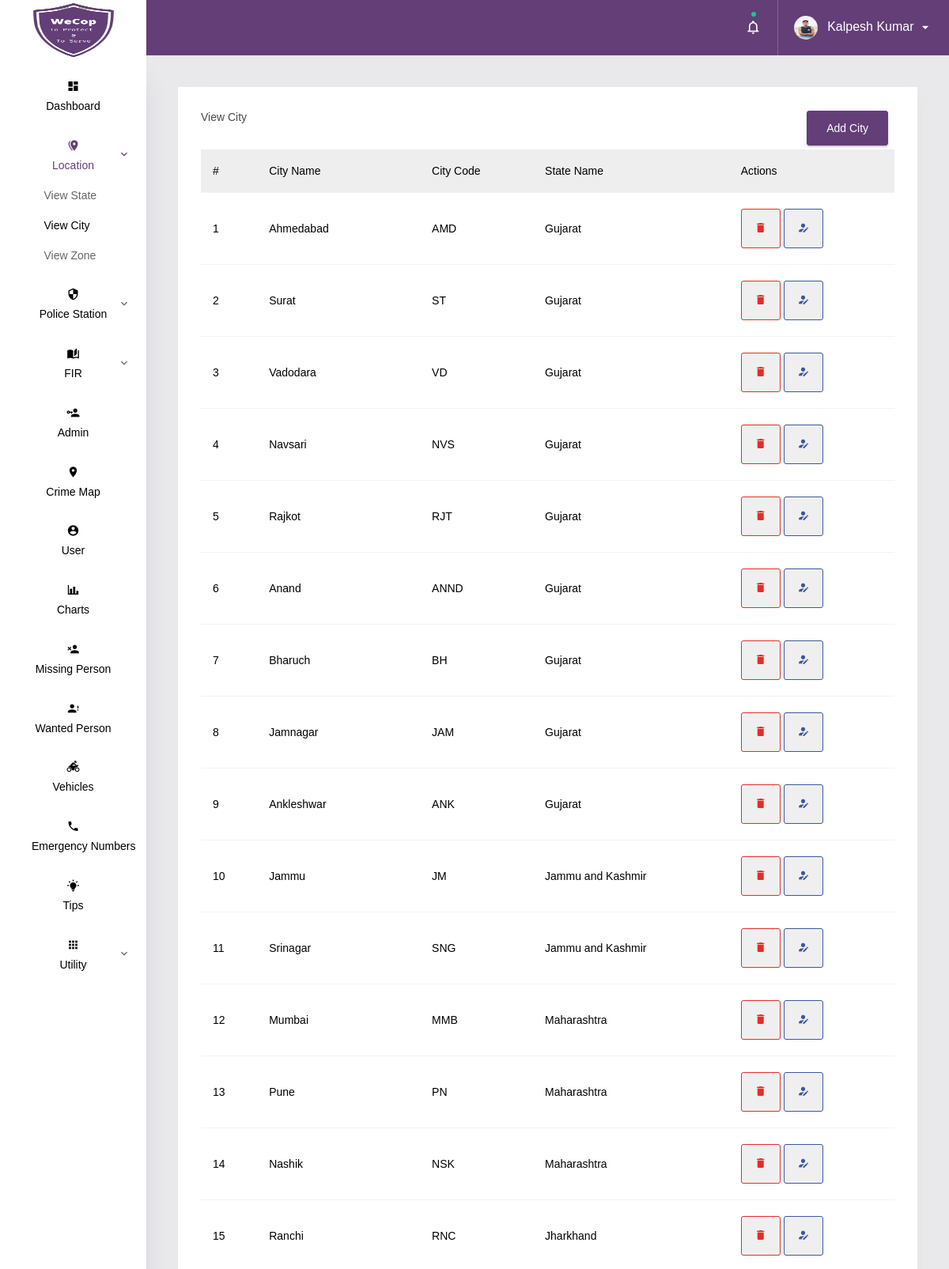
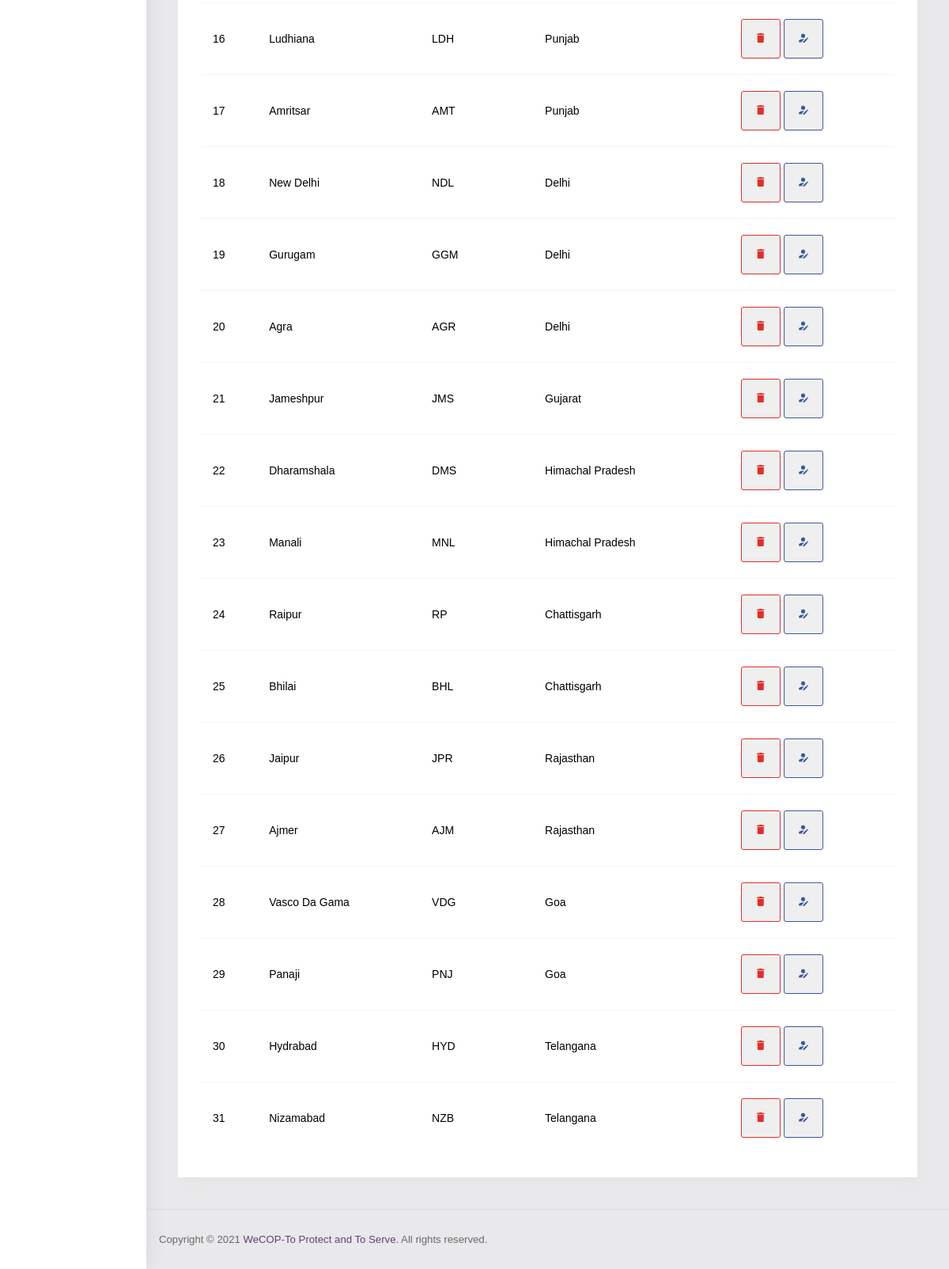
The page /admin/viewCity.php (signed in) on the database its author committed (2 pictures, top to bottom).
### tables this page shows
CREATE TABLE `tbl_city` (
  `city_id` int(11) NOT NULL,
  `city_name` varchar(30) NOT NULL,
  `city_code` varchar(5) NOT NULL,
  `state_id` int(11) DEFAULT NULL
);

CREATE TABLE `tbl_state` (
  `state_id` int(11) NOT NULL,
  `state_name` varchar(30) NOT NULL,
  `state_code` varchar(5) NOT NULL
);

### admin/enc.php (called while the page is built)
<?php
function my_simple_crypt( $string, $action = 'e' ) {
$secret_key = 'my_simple_secret_key';
$secret_iv = 'my_simple_secret_iv';
$output = false;
$encrypt_method = "AES-256-CBC";
$key = hash( 'sha256', $secret_key );
$iv = substr( hash( 'sha256', $secret_iv ), 0, 16 );
if( $action == 'e' ) {
$output = base64_encode( openssl_encrypt( $string, $encrypt_method, $key, 0, $iv ) );
}
else if( $action == 'd' ){
$output = openssl_decrypt( base64_decode( $string ), $encrypt_method, $key, 0, $iv );
}
return $output;
}
?>

### admin/viewCity.php (the view, shortened to what this page needs)
<?php include'connection.php'; ?>
<?php include 'enc.php'; ?>
<!DOCTYPE html>
<html lang="en">
<head>
  <link rel="stylesheet" href="css/materialdesignicons.min.css">
  <link rel="stylesheet" href="css/vendor.bundle.base.css">
  <link rel="stylesheet" href="css/vendor.bundle.addons.css">
  <link rel="stylesheet" href="css/style.css">
</head>
<body class="sidebar-mini">
  <div class="container-scroller">
    <?php include 'header.php'; ?>
    <div class="container-fluid page-body-wrapper">
      <?php include 'navbar.php'; ?>
      <div class="main-panel">
        <div class="content-wrapper">
          <div class="card">
            <div class="card-body">
              <div class="row">
                <div class="col-sm">
                  <h4 class="card-title">View City</h4>
                </div>
                <div class="col-sm">
                  <button type="submit" name="btnAddCity" class="btn btn-primary mr-2 float-right" onclick="document.location.href='addCity.php';">Add City</button>
                </div>
              </div>
              <div class="row">
                <div class="col-12">
                  <div class="table-responsive">
                    <table id="order-listing" class="table">
                      <thead>
                        <tr>
                            <th>#</th>
                            <th>City Name</th>
                            <th>City Code</th>
                            <th>State Name</th>
                            <th>Actions</th>
                        </tr>
                      </thead>
                       <tbody>
                        <?php
                          $count=1;
                           $result=mysqli_query($conn,"select c.*,s.state_name from tbl_city as c left join tbl_state as s on c.state_id=s.state_id") or die(mysqli_error($conn));
                          while($row=mysqli_fetch_assoc($result))
                          {
                        ?>
                        <tr>
                            <td><?php echo $count; $count++; ?></td>
                            <td><?php echo $row["city_name"]; ?></td>
                            <td><?php echo $row["city_code"]; ?></td>
                            <td><?php echo $row["state_name"]; ?></td>
                            <td>
                              <button class="btn btn-social-icon btn-outline-youtube" onclick="showpopup(<?php echo $row["city_id"]; ?>);"><i class="mdi mdi-delete"></i></button>
                              <button class="btn btn-social-icon btn-outline-facebook" onclick="document.location.href='updatecity.php?updateid=<?php echo my_simple_crypt($row["city_id"],'e'); ?>';"><i class="mdi mdi-account-edit"></i></button>
                            </td>
                        </tr>
                        <?php } ?>
                      </tbody>
                    </table>
                  </div>
                </div>
              </div>
            </div>
          </div>
        </div>
        <?php include'footer.php';?>
      </div>
    </div>
  </div>
</body>
</html>

### admin/header.php (shortened to what this page needs)
<nav class="navbar col-lg-12 col-12 p-0 fixed-top d-flex flex-row">
      <div class="text-center navbar-brand-wrapper d-flex align-items-center justify-content-center">
        <a class="navbar-brand brand-logo" href="dashboard.php"><img src="images/wecop.png" alt="logo"/></a>
      </div>
      <div class="navbar-menu-wrapper d-flex align-items-center justify-content-end justify-content-lg-start">
        <ul class="navbar-nav navbar-nav-right">
          <li class="nav-item dropdown">
            <a class="nav-link count-indicator dropdown-toggle" id="notificationDropdown" href="#" data-toggle="dropdown">
              <i class="mdi mdi-bell-outline mx-0"></i>
              <span class="count"></span>
            </a>
          </li>
          <li class="nav-item nav-profile dropdown">
            <a class="nav-link dropdown-toggle" href="#" data-toggle="dropdown" id="profileDropdown">
              <img src="uploads/admin/<?php echo $_SESSION["profilephoto"]; ?>" alt="profile"/>
              <span class="nav-profile-name"><?php echo $_SESSION["name"]; ?></span>
            </a>
          </li>
        </ul>
      </div>
    </nav>

### admin/navbar.php (shortened to what this page needs)
<nav class="sidebar sidebar-offcanvas" id="sidebar">
  <ul class="nav">
    <li class="nav-item">
      <a class="nav-link" href="dashboard.php">
        <i class="mdi mdi-view-dashboard menu-icon"></i>
        <span class="menu-title">Dashboard</span>
      </a>
    </li>
    <li class="nav-item">
      <a class="nav-link" data-toggle="collapse" href="#ui-basic" aria-expanded="false" aria-controls="ui-basic">
        <i class="mdi mdi-map-marker-multiple menu-icon"></i>
        <span class="menu-title">Location</span>
        <i class="menu-arrow"></i>
      </a>
      <div class="collapse" id="ui-basic">
        <ul class="nav flex-column sub-menu">
          <li class="nav-item"> <a class="nav-link" href="viewState.php">View State</a></li>
          <li class="nav-item"> <a class="nav-link" href="viewCity.php">View City</a></li>
          <li class="nav-item"> <a class="nav-link" href="viewZone.php">View Zone</a></li>
        </ul>
      </div>
    </li>
    <li class="nav-item">
      <a class="nav-link" data-toggle="collapse" href="#ui-advanced" aria-expanded="false" aria-controls="ui-advanced">
        <i class="mdi mdi-security menu-icon"></i>
        <span class="menu-title">Police Station</span>
        <i class="menu-arrow"></i>
      </a>
    </li>
    <li class="nav-item">
            <a class="nav-link" data-toggle="collapse" href="#fir" aria-expanded="false" aria-controls="editors">
              <i class="mdi mdi-book-open-page-variant menu-icon"></i>
              <span class="menu-title">FIR</span>
              <i class="menu-arrow"></i>
            </a>
    </li>
    <li class="nav-item">
      <a class="nav-link" href="viewadmin.php">
        <i class="mdi mdi-account-key menu-icon"></i>
        <span class="menu-title">Admin</span>
      </a>
    </li>
    <li class="nav-item">
      <a class="nav-link" href="crimemap.php">
        <i class="mdi mdi-map-marker menu-icon"></i>
        <span class="menu-title">Crime Map</span>
      </a>
    </li>
    <li class="nav-item">
      <a class="nav-link" href="viewuser.php">
        <i class="mdi mdi-account-circle menu-icon"></i>
        <span class="menu-title">User</span>
      </a>
    </li>
    <li class="nav-item">
      <a class="nav-link" href="charts.php">
        <i class="mdi mdi-chart-bar menu-icon"></i>
        <span class="menu-title">Charts</span>
      </a>
    </li>
    <li class="nav-item">
      <a class="nav-link" href="viewmissingperson.php">
        <i class="mdi mdi-account-remove menu-icon"></i>
        <span class="menu-title">Missing Person</span>
      </a>
    </li>
    <li class="nav-item">
      <a class="nav-link" href="viewwantedperson.php">
        <i class="mdi mdi-account-alert menu-icon"></i>
        <span class="menu-title">Wanted Person</span>
      </a>
    </li>
    <li class="nav-item">
      <a class="nav-link" href="viewvehicles.php">
        <i class="mdi mdi-motorbike menu-icon"></i>
        <span class="menu-title">Vehicles</span>
      </a>
    </li>
    <li class="nav-item">
      <a class="nav-link" href="viewemergencynumber.php">
        <i class="mdi mdi-phone menu-icon"></i>
        <span class="menu-title">Emergency Numbers</span>
      </a>
    </li>
    <li class="nav-item">
      <a class="nav-link" href="viewtips.php">
        <i class="mdi mdi-lightbulb-on menu-icon"></i>
        <span class="menu-title">Tips</span>
      </a>
    </li>
    <li class="nav-item">
        <a class="nav-link" data-toggle="collapse" href="#utility" aria-expanded="false" aria-controls="editors">
          <i class="mdi mdi-apps menu-icon"></i>
          <span class="menu-title">Utility</span>
          <i class="menu-arrow"></i>
        </a>
    </li>
  </ul>
</nav>

### admin/footer.php
<footer class="footer">
          <div class="d-sm-flex justify-content-center justify-content-sm-between">
            <span class="text-muted text-center text-sm-left d-block d-sm-inline-block">Copyright © 2021 <a href="https://www.bootstrapdash.com/" target="_blank">WeCOP-To Protect and To Serve</a>. All rights reserved.</span>
          </div>
</footer>

### rows shown on the page
tbl_city: city_name "Ahmedabad", city_code "AMD", state.state_name "Gujarat"
tbl_city: city_name "Surat", city_code "ST", state.state_name "Gujarat"
tbl_city: city_name "Vadodara", city_code "VD", state.state_name "Gujarat"
tbl_city: city_name "Navsari", city_code "NVS", state.state_name "Gujarat"
tbl_city: city_name "Rajkot", city_code "RJT", state.state_name "Gujarat"
tbl_city: city_name "Anand", city_code "ANND", state.state_name "Gujarat"
tbl_city: city_name "Bharuch", city_code "BH", state.state_name "Gujarat"
tbl_city: city_name "Jamnagar", city_code "JAM", state.state_name "Gujarat"
tbl_city: city_name "Ankleshwar", city_code "ANK", state.state_name "Gujarat"
tbl_city: city_name "Jammu", city_code "JM", state.state_name "Jammu and Kashmir"
tbl_city: city_name "Srinagar", city_code "SNG", state.state_name "Jammu and Kashmir"
tbl_city: city_name "Mumbai", city_code "MMB", state.state_name "Maharashtra"
tbl_city: city_name "Pune", city_code "PN", state.state_name "Maharashtra"
tbl_city: city_name "Nashik", city_code "NSK", state.state_name "Maharashtra"
tbl_city: city_name "Ranchi", city_code "RNC", state.state_name "Jharkhand"
tbl_city: city_name "Ludhiana", city_code "LDH", state.state_name "Punjab"
tbl_city: city_name "Amritsar", city_code "AMT", state.state_name "Punjab"
tbl_city: city_name "New Delhi", city_code "NDL", state.state_name "Delhi"
tbl_city: city_name "Gurugam", city_code "GGM", state.state_name "Delhi"
tbl_city: city_name "Agra", city_code "AGR", state.state_name "Delhi"
tbl_city: city_name "Jameshpur", city_code "JMS", state.state_name "Gujarat"
tbl_city: city_name "Dharamshala", city_code "DMS", state.state_name "Himachal Pradesh"
tbl_city: city_name "Manali", city_code "MNL", state.state_name "Himachal Pradesh"
tbl_city: city_name "Raipur", city_code "RP", state.state_name "Chattisgarh"
tbl_city: city_name "Bhilai", city_code "BHL", state.state_name "Chattisgarh"
tbl_city: city_name "Jaipur", city_code "JPR", state.state_name "Rajasthan"
tbl_city: city_name "Ajmer", city_code "AJM", state.state_name "Rajasthan"
tbl_city: city_name "Vasco Da Gama", city_code "VDG", state.state_name "Goa"
tbl_city: city_name "Panaji", city_code "PNJ", state.state_name "Goa"
tbl_city: city_name "Hydrabad", city_code "HYD", state.state_name "Telangana"
tbl_city: city_name "Nizamabad", city_code "NZB", state.state_name "Telangana"

### other values the page prints
$_SESSION["name"] "Kalpesh Kumar"
